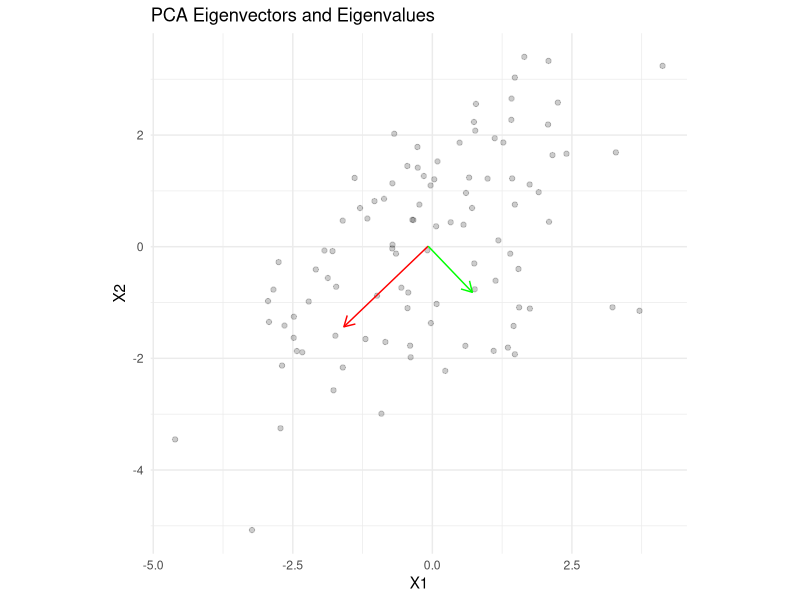

Source code (R):
# Load necessary libraries
library(MASS)
library(ggplot2)

# Generate synthetic 2D data
set.seed(0)
X <- mvrnorm(100, mu = c(0, 0), Sigma = matrix(c(4, 2, 2, 3), nrow = 2))

# Calculate the mean of the data
mean_X <- colMeans(X)

# Covariance matrix
cov_matrix <- cov(X)

# Eigenvalues and eigenvectors
eig <- eigen(cov_matrix)
eigenvalues <- eig$values
eigenvectors <- eig$vectors

# Sort eigenvalues and eigenvectors
idx <- order(eigenvalues, decreasing = TRUE)
eigenvalues <- eigenvalues[idx]
eigenvectors <- eigenvectors[, idx]

# Prepare data for plotting
df <- data.frame(X1 = X[,1], X2 = X[,2])
arrow1 <- data.frame(x1 = mean_X[1], y1 = mean_X[2], 
                     x2 = mean_X[1] + eigenvectors[1,1] * sqrt(eigenvalues[1]), 
                     y2 = mean_X[2] + eigenvectors[2,1] * sqrt(eigenvalues[1]))
arrow2 <- data.frame(x1 = mean_X[1], y1 = mean_X[2], 
                     x2 = mean_X[1] + eigenvectors[1,2] * sqrt(eigenvalues[2]), 
                     y2 = mean_X[2] + eigenvectors[2,2] * sqrt(eigenvalues[2]))

# Plot original data and eigenvectors
ggplot(df, aes(x = X1, y = X2)) +
  geom_point(alpha = 0.2) +
  geom_segment(data = arrow1, aes(x = x1, y = y1, xend = x2, yend = y2), color = 'red', arrow = arrow(length = unit(0.3, "cm"))) +
  geom_segment(data = arrow2, aes(x = x1, y = y1, xend = x2, yend = y2), color = 'green', arrow = arrow(length = unit(0.3, "cm"))) +
  labs(title = 'PCA Eigenvectors and Eigenvalues', x = 'X1', y = 'X2') +
  theme_minimal() +
  coord_fixed()